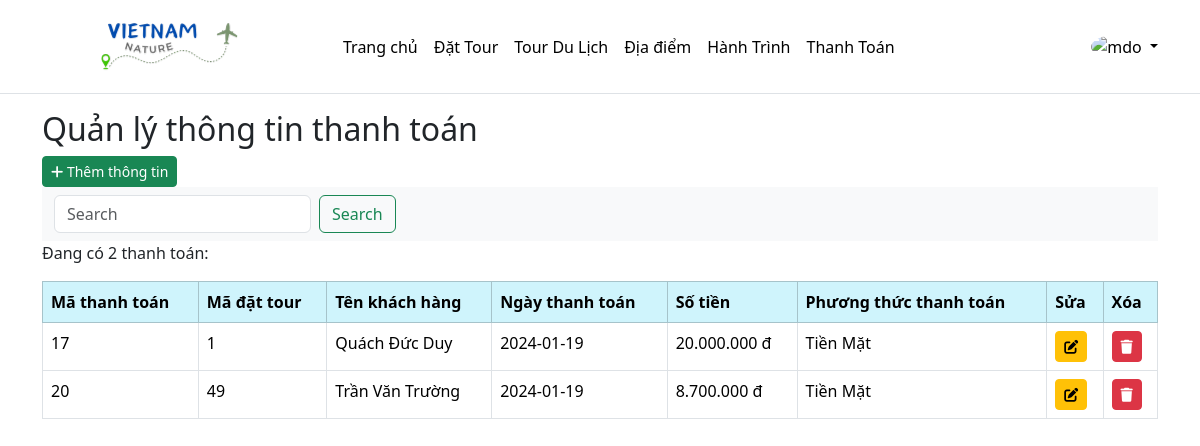
The page /?modules=thanhtoan&action=list (signed in) on the database its author committed.
### tables this page shows
CREATE TABLE `tbthanhtoan` (
  `mathanhtoan` int(6) NOT NULL,
  `madattour` int(6) NOT NULL,
  `tenkhachhang` varchar(255) NOT NULL,
  `ngaythanhtoan` date NOT NULL,
  `sotien` float NOT NULL,
  `phuongthucthanhtoan` varchar(255) NOT NULL
);

### includes/database.php (called while the page is built, shortened)
<?php
function query($sql, $data = [], $check = false)
{
    global $conn;
    $ketqua = false;
    try {
        $stmt = $conn->prepare($sql);
        if (!empty($data)) {
            $ketqua = $stmt->execute($data);
        } else {
            $ketqua = $stmt->execute();
        }
    } catch (Exception $exception) {
        echo $exception->getMessage();
        die();
    }
    if ($check) {
        return $stmt;
    }
    return $ketqua;
}
function getRaw($sql)
{
    $kq = query($sql, '', true);
    if (is_object($kq)) {
        $dataFetch = $kq->fetchAll(PDO::FETCH_ASSOC);
    }
    return $dataFetch;
}
function getRows($sql)
{
    $kq = query($sql, '', true);
    if (!empty($kq)) {
        return $kq->rowCount();
    }
}

### modules/thanhtoan/list.php (the view, shortened to what this page needs)
<?php
$listthanhToan = getRaw("SELECT * FROM tbthanhtoan ");
?>
<div class="container">
    <h2>Quản lý thông tin thanh toán</h2>
    <a href="?modules=thanhtoan&action=add" class="btn btn-success btn-sm"><i class="fa-solid fa-plus"></i> Thêm thông
        tin </a>
    <nav class="navbar bg-body-tertiary">
        <div class="container-fluid">
            <form class="d-flex" role="search" action="?modules=thanhtoan&action=search" method="post">
                <input class="form-control me-2" name="search" type="search" placeholder="Search" aria-label="Search">
                <button class="btn btn-outline-success" type="submit">Search</button>
            </form>
        </div>
    </nav>
    <?php
    $kq = getRows("SELECT * FROM tbthanhtoan");
    echo "Đang có $kq thanh toán:";
    ?>
    <table class="table table-bordered table-hover mt-3">
        <thead class="table-info">
            <th>Mã thanh toán</th>
            <th>Mã đặt tour</th>
            <th>Tên khách hàng</th>
            <th>Ngày thanh toán</th>
            <th>Số tiền</th>
            <th>Phương thức thanh toán</th>
            <th with=5%>Sửa</th>
            <th with=5%>Xóa</th>
        </thead>
        <tbody>
            <?php
            if (!empty($listthanhToan)) :
                foreach ($listthanhToan as $item) :
            ?>
            <tr>
                <td><?php echo $item['mathanhtoan'] ?></td>
                <td><?php echo $item['madattour'] ?></td>
                <td><?php echo $item['tenkhachhang'] ?></td>
                <td><?php echo $item['ngaythanhtoan'] ?></td>
                <td><?php echo number_format($item['sotien'], 0, ',', '.') ?> đ</td>
                <td><?php echo $item['phuongthucthanhtoan'] ?></td>
                <td><a href="<?php echo _WEB_HOST ?>?modules=thanhtoan&action=edit&mathanhtoan=<?php echo $item['mathanhtoan'] ?>"
                        class="btn btn-warning btn-sm"><i class="fa-solid fa-pen-to-square"></i></a></td>
                <td><a href="<?php echo _WEB_HOST ?>?modules=thanhtoan&action=delete&mathanhtoan=<?php echo $item['mathanhtoan'] ?>"
                        onclick=" return confirm('Bạn có chắc muốn xóa?')" class="btn btn-danger btn-sm"><i
                            class="fa-solid fa-trash"></i></a>
                </td>
            </tr>
        </tbody>
        <?php
                endforeach;
            endif;
?>
    </table>
</div>

### rows shown on the page
tbthanhtoan: mathanhtoan "17", madattour "1", tenkhachhang "Quách Đức Duy", ngaythanhtoan "2024-01-19", sotien "20.000.000", phuongthucthanhtoan "Tiền Mặt"
tbthanhtoan: mathanhtoan "20", madattour "49", tenkhachhang "Trần Văn Trường", ngaythanhtoan "2024-01-19", sotien "8.700.000", phuongthucthanhtoan "Tiền Mặt"

### other values the page prints
$kq "2"
